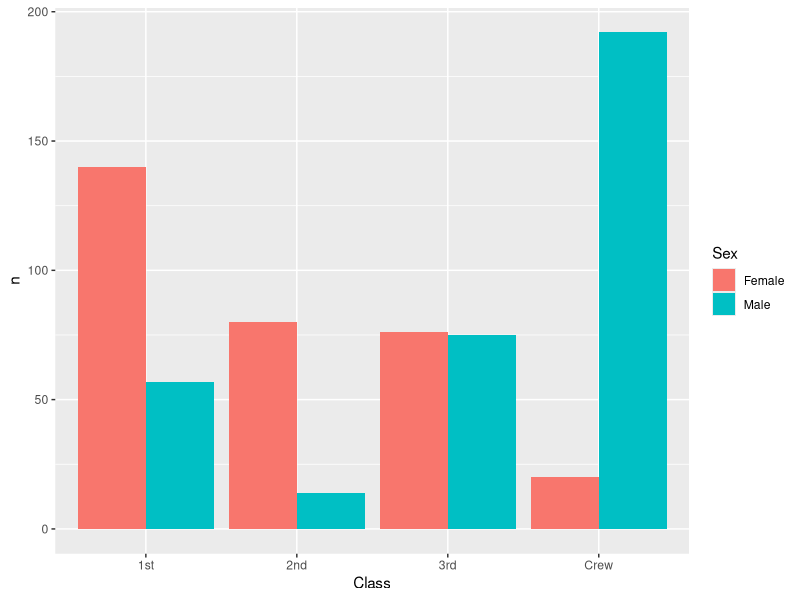
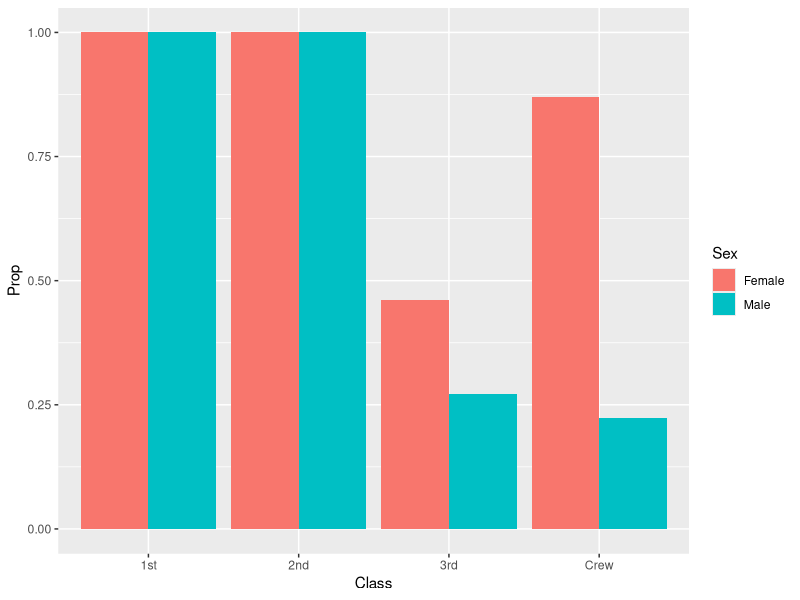
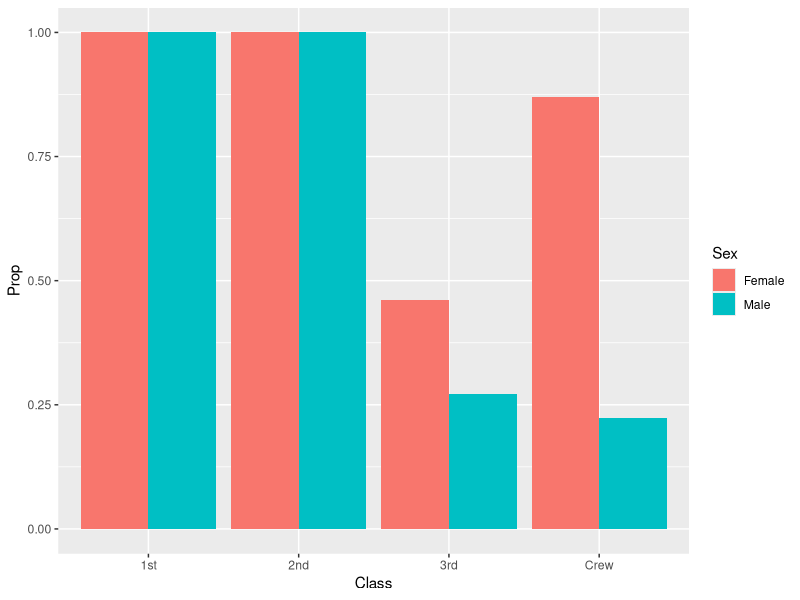

These charts were generated, in order, by the following R code:
## ---- chunk 1
library(tidyverse)

df_titanic <- as_tibble(Titanic)
## ---- chunk 2
## TASK: Perform a `glimpse` of df_titanic
df_titanic %>% glimpse()
## ---- chunk 3
## NOTE: No need to edit! We'll cover how to
## do this calculation in a later exercise.
df_titanic %>% summarize(total = sum(n))
## ---- chunk 4
## TASK: Visualize counts against `Class` and `Sex`
df_titanic %>%
  filter(Survived == 'Yes') %>%
  ggplot(
    aes(
      x = Class, 
      y = n, 
      fill = Sex)) +
  geom_col(position = "dodge")
## ---- chunk 5
## NOTE: No need to edit! We'll cover how to
## do this calculation in a later exercise.
df_prop <-
  df_titanic %>%
  group_by(Class, Sex, Age) %>%
  mutate(
    Total = sum(n),
    Prop = n / Total
  ) %>%
  ungroup()
df_prop
## ---- chunk 6
df_prop %>%
  filter(Survived == 'Yes') %>%
  ggplot(
    aes(
      x = Class, 
      y = Prop, 
      fill = Sex)) +
  geom_col(
    position = "dodge")
## ---- chunk 7
df_prop %>%
  filter(Survived == 'Yes') %>%
  ggplot(
    aes(
      x = Class, 
      y = Prop, 
      fill = Sex
    )
  ) +
  geom_col(position = "dodge") 
  facet_grid(
    ~Age)
